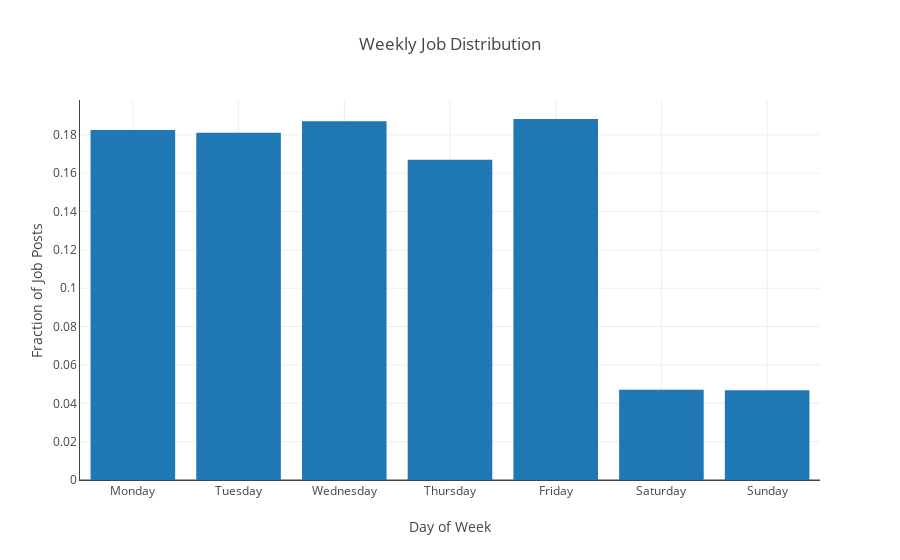

Write notebook code for a chart like this one.
### Code cell
trace = go.Bar(x=week['day_of_week'], y=week['ratio'])

data = [trace]

layout = go.Layout(title='Weekly Job Distribution',
                   xaxis=dict(autorange=True, showgrid=True, zeroline=False, showline=True, showticklabels=True, title='Day of Week'),
                   yaxis=dict(autorange=True, showgrid=True, zeroline=True, showline=True, showticklabels=True, title='Fraction of Job Posts'))

fig = go.Figure(data=data, layout=layout)

py.plot(fig, filename='plots/weekly_distribution.html', auto_open=False)
py.iplot(fig)

### Figure 1 — Plotly figure (JSON) as saved in the notebook; plotly's stock layout.template omitted (floating-point values rounded to 4 significant figures)
{"data": [{"type": "bar", "uid": "66d598fb-3401-498b-9091-b8b897dbfe88", "x": ["Monday", "Tuesday", "Wednesday", "Thursday", "Friday", "Saturday", "Sunday"], "y": [0.1826, 0.1811, 0.1871, 0.167, 0.1883, 0.04713, 0.04681]}], "layout": {"autosize": true, "title": {"text": "Weekly Job Distribution"}, "xaxis": {"autorange": true, "range": [-0.5, 6.5], "showgrid": true, "showline": true, "showticklabels": true, "title": {"text": "Day of Week"}, "type": "category", "zeroline": false}, "yaxis": {"autorange": true, "range": [0, 0.1982], "showgrid": true, "showline": true, "showticklabels": true, "title": {"text": "Fraction of Job Posts"}, "type": "linear", "zeroline": true}}}
